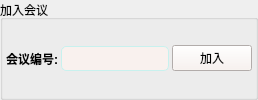
      <widget class="QGroupBox" name="joinmeetBox">
       <property name="sizePolicy">
        <sizepolicy hsizetype="Expanding" vsizetype="Fixed">
         <horstretch>0</horstretch>
         <verstretch>0</verstretch>
        </sizepolicy>
       </property>
       <property name="cursor">
        <cursorShape>ArrowCursor</cursorShape>
       </property>
       <property name="autoFillBackground">
        <bool>false</bool>
       </property>
       <property name="styleSheet">
        <string notr="true">background-image:url(&quot;:/myImage/2.jpeg&quot;);</string>
       </property>
       <property name="title">
        <string>加入会议</string>
       </property>
       <layout class="QHBoxLayout" name="horizontalLayout_2">
        <property name="spacing">
         <number>3</number>
        </property>
        <property name="leftMargin">
         <number>3</number>
        </property>
        <property name="topMargin">
         <number>3</number>
        </property>
        <property name="rightMargin">
         <number>3</number>
        </property>
        <property name="bottomMargin">
         <number>3</number>
        </property>
        <item>
         <widget class="QLabel" name="joinmeet_label">
          <property name="font">
           <font>
            <weight>75</weight>
            <bold>true</bold>
           </font>
          </property>
          <property name="autoFillBackground">
           <bool>false</bool>
          </property>
          <property name="styleSheet">
           <string notr="true">background:transparent;
</string>
          </property>
          <property name="inputMethodHints">
           <set>Qt::ImhHiddenText</set>
          </property>
          <property name="text">
           <string>会议编号:</string>
          </property>
         </widget>
        </item>
        <item>
         <widget class="QLineEdit" name="meetno">
          <property name="minimumSize">
           <size>
            <width>30</width>
            <height>25</height>
           </size>
          </property>
          <property name="styleSheet">
           <string notr="true">background:transparent;
background-color: rgb(249,241,238);
border-radius:5px;
border:1px solid rgb(200,241,238)
</string>
          </property>
         </widget>
        </item>
        <item>
         <widget class="QPushButton" name="joinmeetBtn">
          <property name="minimumSize">
           <size>
            <width>70</width>
            <height>0</height>
           </size>
          </property>
          <property name="cursor">
           <cursorShape>ArrowCursor</cursorShape>
          </property>
          <property name="styleSheet">
           <string notr="true">background:transparent;
background-color: rgb(249,241,238);;
</string>
          </property>
          <property name="text">
           <string>加入</string>
          </property>
         </widget>
        </item>
       </layout>
      </widget>
